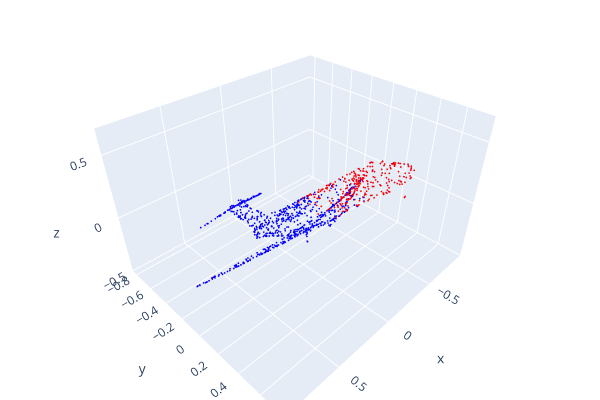

Source (notebook cell):
### Code cell
stb1 = o3d.io.read_point_cloud("outputs/orientation/plane/ours/stability/00000_00.ply")
stb2 = o3d.io.read_point_cloud("outputs/orientation/plane/ours/stability/00000_01.ply")
stb2.paint_uniform_color([0, 0, 1])
stb1_can = o3d.io.read_point_cloud("outputs/orientation/plane/ours/stability/00000_00_can.ply")
stb2_can = o3d.io.read_point_cloud("outputs/orientation/plane/ours/stability/00000_01_can.ply")
stb2_can.paint_uniform_color([0, 0, 1])
o3d.visualization.draw_plotly([stb1_can, stb2_can])

### Figure 1 — Plotly figure (JSON) as saved in the notebook; plotly's stock layout.template omitted (floating-point values rounded to 4 significant figures; data arrays with more than 128 entries replaced by an {"elided": "..."} marker saying what was removed)
{"data": [{"marker": {"color": {"elided": "1024x3 int values"}, "size": 1}, "mode": "markers", "type": "scatter3d", "x": {"elided": "1024 float values"}, "y": {"elided": "1024 float values"}, "z": {"elided": "1024 float values"}}, {"marker": {"color": {"elided": "1024x3 int values"}, "size": 1}, "mode": "markers", "type": "scatter3d", "x": {"elided": "1024 float values"}, "y": {"elided": "1024 float values"}, "z": {"elided": "1024 float values"}}], "layout": {"height": 400, "margin": {"b": 0, "l": 0, "r": 0, "t": 0}, "scene": {"camera": {"center": {"x": 0, "y": 0, "z": 0}, "up": {"x": 0, "y": 0, "z": 1}}}, "showlegend": false, "width": 600}}
